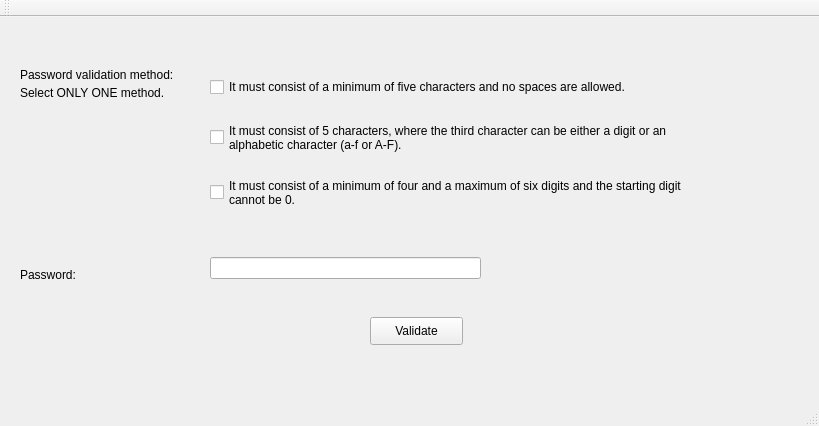
<?xml version="1.0" encoding="UTF-8"?>
<ui version="4.0">
 <class>MainWindow</class>
 <widget class="QMainWindow" name="MainWindow">
  <property name="geometry">
   <rect>
    <x>0</x>
    <y>0</y>
    <width>819</width>
    <height>426</height>
   </rect>
  </property>
  <property name="windowTitle">
   <string>MainWindow</string>
  </property>
  <widget class="QWidget" name="centralWidget">
   <widget class="QLabel" name="label">
    <property name="geometry">
     <rect>
      <x>20</x>
      <y>50</y>
      <width>181</width>
      <height>16</height>
     </rect>
    </property>
    <property name="text">
     <string>Password validation method:</string>
    </property>
   </widget>
   <widget class="QLabel" name="label_2">
    <property name="geometry">
     <rect>
      <x>20</x>
      <y>250</y>
      <width>101</width>
      <height>16</height>
     </rect>
    </property>
    <property name="text">
     <string>Password:</string>
    </property>
   </widget>
   <widget class="QLineEdit" name="lineEditPassword">
    <property name="geometry">
     <rect>
      <x>210</x>
      <y>240</y>
      <width>271</width>
      <height>22</height>
     </rect>
    </property>
   </widget>
   <widget class="QPushButton" name="pushButtonValidate">
    <property name="geometry">
     <rect>
      <x>370</x>
      <y>300</y>
      <width>93</width>
      <height>28</height>
     </rect>
    </property>
    <property name="text">
     <string>Validate</string>
    </property>
   </widget>
   <widget class="QLabel" name="label_3">
    <property name="geometry">
     <rect>
      <x>20</x>
      <y>66</y>
      <width>151</width>
      <height>20</height>
     </rect>
    </property>
    <property name="text">
     <string>Select ONLY ONE method.</string>
    </property>
   </widget>
   <widget class="QCheckBox" name="checkBoxRule1">
    <property name="geometry">
     <rect>
      <x>210</x>
      <y>60</y>
      <width>531</width>
      <height>20</height>
     </rect>
    </property>
    <property name="text">
     <string>It must consist of a minimum of five characters and no spaces are allowed.</string>
    </property>
   </widget>
   <widget class="QCheckBox" name="checkBoxRule3">
    <property name="geometry">
     <rect>
      <x>210</x>
      <y>160</y>
      <width>551</width>
      <height>31</height>
     </rect>
    </property>
    <property name="text">
     <string>It must consist of a minimum of four and a maximum of six digits and the starting digit
cannot be 0.</string>
    </property>
   </widget>
   <widget class="QCheckBox" name="checkBoxRule2">
    <property name="geometry">
     <rect>
      <x>210</x>
      <y>100</y>
      <width>531</width>
      <height>41</height>
     </rect>
    </property>
    <property name="text">
     <string>It must consist of 5 characters, where the third character can be either a digit or an
alphabetic character (a-f or A-F).</string>
    </property>
   </widget>
  </widget>
  <widget class="QMenuBar" name="menuBar">
   <property name="geometry">
    <rect>
     <x>0</x>
     <y>0</y>
     <width>819</width>
     <height>26</height>
    </rect>
   </property>
  </widget>
  <widget class="QToolBar" name="mainToolBar">
   <attribute name="toolBarArea">
    <enum>TopToolBarArea</enum>
   </attribute>
   <attribute name="toolBarBreak">
    <bool>false</bool>
   </attribute>
  </widget>
  <widget class="QStatusBar" name="statusBar"/>
 </widget>
 <layoutdefault spacing="6" margin="11"/>
 <resources/>
 <connections/>
</ui>
